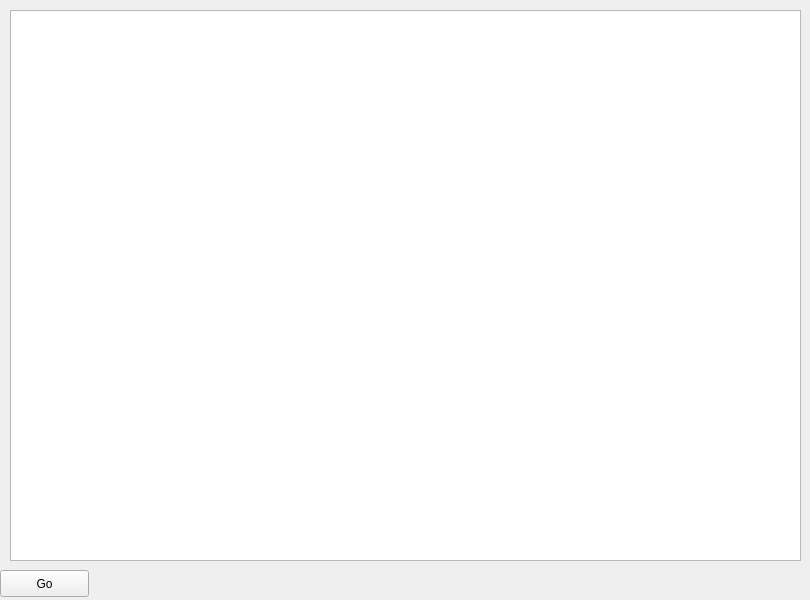
<?xml version="1.0" encoding="UTF-8"?>
<ui version="4.0">
 <class>MainWindow</class>
 <widget class="QMainWindow" name="MainWindow">
  <property name="geometry">
   <rect>
    <x>0</x>
    <y>0</y>
    <width>810</width>
    <height>600</height>
   </rect>
  </property>
  <property name="windowTitle">
   <string>MainWindow</string>
  </property>
  <widget class="QWidget" name="centralwidget">
   <widget class="QPushButton" name="button_go">
    <property name="geometry">
     <rect>
      <x>0</x>
      <y>570</y>
      <width>89</width>
      <height>27</height>
     </rect>
    </property>
    <property name="text">
     <string>Go</string>
    </property>
   </widget>
   <widget class="QGraphicsView" name="canvas">
    <property name="geometry">
     <rect>
      <x>10</x>
      <y>10</y>
      <width>791</width>
      <height>551</height>
     </rect>
    </property>
   </widget>
  </widget>
 </widget>
 <resources/>
 <connections/>
</ui>
